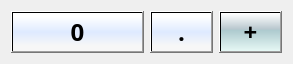
   <widget class="QWidget" name="">
    <property name="enabled">
     <bool>true</bool>
    </property>
    <property name="geometry">
     <rect>
      <x>20</x>
      <y>370</y>
      <width>274</width>
      <height>44</height>
     </rect>
    </property>
    <layout class="QHBoxLayout" name="horizontalLayout_6">
     <item>
      <widget class="QPushButton" name="num0">
       <property name="enabled">
        <bool>true</bool>
       </property>
       <property name="sizePolicy">
        <sizepolicy hsizetype="Minimum" vsizetype="Minimum">
         <horstretch>0</horstretch>
         <verstretch>0</verstretch>
        </sizepolicy>
       </property>
       <property name="minimumSize">
        <size>
         <width>133</width>
         <height>42</height>
        </size>
       </property>
       <property name="maximumSize">
        <size>
         <width>133</width>
         <height>42</height>
        </size>
       </property>
       <property name="palette">
        <palette>
         <active>
          <colorrole role="Button">
           <brush brushstyle="LinearGradientPattern">
            <gradient startx="0.000000000000000" starty="0.000000000000000" endx="0.000000000000000" endy="1.000000000000000" type="LinearGradient" spread="PadSpread" coordinatemode="ObjectBoundingMode">
             <gradientstop position="0.000000000000000">
              <color alpha="255">
               <red>255</red>
               <green>255</green>
               <blue>255</blue>
              </color>
             </gradientstop>
             <gradientstop position="0.090395500000000">
              <color alpha="255">
               <red>255</red>
               <green>255</green>
               <blue>255</blue>
              </color>
             </gradientstop>
             <gradientstop position="0.502825000000000">
              <color alpha="255">
               <red>222</red>
               <green>234</green>
               <blue>255</blue>
              </color>
             </gradientstop>
             <gradientstop position="0.864407000000000">
              <color alpha="255">
               <red>247</red>
               <green>247</green>
               <blue>247</blue>
              </color>
             </gradientstop>
            </gradient>
           </brush>
          </colorrole>
          <colorrole role="Base">
           <brush brushstyle="LinearGradientPattern">
            <gradient startx="0.000000000000000" starty="0.000000000000000" endx="0.000000000000000" endy="1.000000000000000" type="LinearGradient" spread="PadSpread" coordinatemode="ObjectBoundingMode">
             <gradientstop position="0.000000000000000">
              <color alpha="255">
               <red>255</red>
               <green>255</green>
               <blue>255</blue>
              </color>
             </gradientstop>
             <gradientstop position="0.090395500000000">
              <color alpha="255">
               <red>255</red>
               <green>255</green>
               <blue>255</blue>
              </color>
             </gradientstop>
             <gradientstop position="0.502825000000000">
              <color alpha="255">
               <red>222</red>
               <green>234</green>
               <blue>255</blue>
              </color>
             </gradientstop>
             <gradientstop position="0.864407000000000">
              <color alpha="255">
               <red>247</red>
               <green>247</green>
               <blue>247</blue>
              </color>
             </gradientstop>
            </gradient>
           </brush>
          </colorrole>
          <colorrole role="Window">
           <brush brushstyle="LinearGradientPattern">
            <gradient startx="0.000000000000000" starty="0.000000000000000" endx="0.000000000000000" endy="1.000000000000000" type="LinearGradient" spread="PadSpread" coordinatemode="ObjectBoundingMode">
             <gradientstop position="0.000000000000000">
              <color alpha="255">
               <red>255</red>
               <green>255</green>
               <blue>255</blue>
              </color>
             </gradientstop>
             <gradientstop position="0.090395500000000">
              <color alpha="255">
               <red>255</red>
               <green>255</green>
               <blue>255</blue>
              </color>
             </gradientstop>
             <gradientstop position="0.502825000000000">
              <color alpha="255">
               <red>222</red>
               <green>234</green>
               <blue>255</blue>
              </color>
             </gradientstop>
             <gradientstop position="0.864407000000000">
              <color alpha="255">
               <red>247</red>
               <green>247</green>
               <blue>247</blue>
              </color>
             </gradientstop>
            </gradient>
           </brush>
          </colorrole>
         </active>
         <inactive>
          <colorrole role="Button">
           <brush brushstyle="LinearGradientPattern">
            <gradient startx="0.000000000000000" starty="0.000000000000000" endx="0.000000000000000" endy="1.000000000000000" type="LinearGradient" spread="PadSpread" coordinatemode="ObjectBoundingMode">
             <gradientstop position="0.000000000000000">
              <color alpha="255">
               <red>255</red>
               <green>255</green>
               <blue>255</blue>
              </color>
             </gradientstop>
             <gradientstop position="0.090395500000000">
              <color alpha="255">
               <red>255</red>
               <green>255</green>
               <blue>255</blue>
              </color>
             </gradientstop>
             <gradientstop position="0.502825000000000">
              <color alpha="255">
               <red>222</red>
               <green>234</green>
               <blue>255</blue>
              </color>
             </gradientstop>
             <gradientstop position="0.864407000000000">
              <color alpha="255">
               <red>247</red>
               <green>247</green>
               <blue>247</blue>
              </color>
             </gradientstop>
            </gradient>
           </brush>
          </colorrole>
          <colorrole role="Base">
           <brush brushstyle="LinearGradientPattern">
            <gradient startx="0.000000000000000" starty="0.000000000000000" endx="0.000000000000000" endy="1.000000000000000" type="LinearGradient" spread="PadSpread" coordinatemode="ObjectBoundingMode">
             <gradientstop position="0.000000000000000">
              <color alpha="255">
               <red>255</red>
               <green>255</green>
               <blue>255</blue>
              </color>
             </gradientstop>
             <gradientstop position="0.090395500000000">
              <color alpha="255">
               <red>255</red>
               <green>255</green>
               <blue>255</blue>
              </color>
             </gradientstop>
             <gradientstop position="0.502825000000000">
              <color alpha="255">
               <red>222</red>
               <green>234</green>
               <blue>255</blue>
              </color>
             </gradientstop>
             <gradientstop position="0.864407000000000">
              <color alpha="255">
               <red>247</red>
               <green>247</green>
               <blue>247</blue>
              </color>
             </gradientstop>
            </gradient>
           </brush>
          </colorrole>
          <colorrole role="Window">
           <brush brushstyle="LinearGradientPattern">
            <gradient startx="0.000000000000000" starty="0.000000000000000" endx="0.000000000000000" endy="1.000000000000000" type="LinearGradient" spread="PadSpread" coordinatemode="ObjectBoundingMode">
             <gradientstop position="0.000000000000000">
              <color alpha="255">
               <red>255</red>
               <green>255</green>
               <blue>255</blue>
              </color>
             </gradientstop>
             <gradientstop position="0.090395500000000">
              <color alpha="255">
               <red>255</red>
               <green>255</green>
               <blue>255</blue>
              </color>
             </gradientstop>
             <gradientstop position="0.502825000000000">
              <color alpha="255">
               <red>222</red>
               <green>234</green>
               <blue>255</blue>
              </color>
             </gradientstop>
             <gradientstop position="0.864407000000000">
              <color alpha="255">
               <red>247</red>
               <green>247</green>
               <blue>247</blue>
              </color>
             </gradientstop>
            </gradient>
           </brush>
          </colorrole>
         </inactive>
         <disabled>
          <colorrole role="Button">
           <brush brushstyle="LinearGradientPattern">
            <gradient startx="0.000000000000000" starty="0.000000000000000" endx="0.000000000000000" endy="1.000000000000000" type="LinearGradient" spread="PadSpread" coordinatemode="ObjectBoundingMode">
             <gradientstop position="0.000000000000000">
              <color alpha="255">
               <red>255</red>
               <green>255</green>
               <blue>255</blue>
              </color>
             </gradientstop>
             <gradientstop position="0.090395500000000">
              <color alpha="255">
               <red>255</red>
               <green>255</green>
               <blue>255</blue>
              </color>
             </gradientstop>
             <gradientstop position="0.502825000000000">
              <color alpha="255">
               <red>222</red>
               <green>234</green>
               <blue>255</blue>
              </color>
             </gradientstop>
             <gradientstop position="0.864407000000000">
              <color alpha="255">
               <red>247</red>
               <green>247</green>
               <blue>247</blue>
              </color>
             </gradientstop>
            </gradient>
           </brush>
          </colorrole>
          <colorrole role="Base">
           <brush brushstyle="LinearGradientPattern">
            <gradient startx="0.000000000000000" starty="0.000000000000000" endx="0.000000000000000" endy="1.000000000000000" type="LinearGradient" spread="PadSpread" coordinatemode="ObjectBoundingMode">
             <gradientstop position="0.000000000000000">
              <color alpha="255">
               <red>255</red>
               <green>255</green>
               <blue>255</blue>
              </color>
             </gradientstop>
             <gradientstop position="0.090395500000000">
              <color alpha="255">
               <red>255</red>
               <green>255</green>
               <blue>255</blue>
              </color>
             </gradientstop>
             <gradientstop position="0.502825000000000">
              <color alpha="255">
               <red>222</red>
               <green>234</green>
               <blue>255</blue>
              </color>
             </gradientstop>
             <gradientstop position="0.864407000000000">
              <color alpha="255">
               <red>247</red>
               <green>247</green>
               <blue>247</blue>
              </color>
             </gradientstop>
            </gradient>
           </brush>
          </colorrole>
          <colorrole role="Window">
           <brush brushstyle="LinearGradientPattern">
            <gradient startx="0.000000000000000" starty="0.000000000000000" endx="0.000000000000000" endy="1.000000000000000" type="LinearGradient" spread="PadSpread" coordinatemode="ObjectBoundingMode">
             <gradientstop position="0.000000000000000">
              <color alpha="255">
               <red>255</red>
               <green>255</green>
               <blue>255</blue>
              </color>
             </gradientstop>
             <gradientstop position="0.090395500000000">
              <color alpha="255">
               <red>255</red>
               <green>255</green>
               <blue>255</blue>
              </color>
             </gradientstop>
             <gradientstop position="0.502825000000000">
              <color alpha="255">
               <red>222</red>
               <green>234</green>
               <blue>255</blue>
              </color>
             </gradientstop>
             <gradientstop position="0.864407000000000">
              <color alpha="255">
               <red>247</red>
               <green>247</green>
               <blue>247</blue>
              </color>
             </gradientstop>
            </gradient>
           </brush>
          </colorrole>
         </disabled>
        </palette>
       </property>
       <property name="font">
        <font>
         <family>Adobe Arabic</family>
         <pointsize>18</pointsize>
         <weight>75</weight>
         <bold>true</bold>
        </font>
       </property>
       <property name="styleSheet">
        <string notr="true">background-color: qlineargradient(spread:pad, x1:0, y1:0, x2:0, y2:1, stop:0 rgba(255, 255, 255, 255), stop:0.0903955 rgba(255, 255, 255, 255), stop:0.502825 rgba(222, 234, 255, 255), stop:0.864407 rgba(247, 247, 247, 255));



</string>
       </property>
       <property name="text">
        <string>0</string>
       </property>
       <property name="flat">
        <bool>false</bool>
       </property>
      </widget>
     </item>
     <item>
      <widget class="QPushButton" name="dot">
       <property name="enabled">
        <bool>true</bool>
       </property>
       <property name="sizePolicy">
        <sizepolicy hsizetype="Minimum" vsizetype="Minimum">
         <horstretch>0</horstretch>
         <verstretch>0</verstretch>
        </sizepolicy>
       </property>
       <property name="minimumSize">
        <size>
         <width>63</width>
         <height>42</height>
        </size>
       </property>
       <property name="maximumSize">
        <size>
         <width>63</width>
         <height>42</height>
        </size>
       </property>
       <property name="font">
        <font>
         <family>Adobe Arabic</family>
         <pointsize>18</pointsize>
         <weight>75</weight>
         <bold>true</bold>
        </font>
       </property>
       <property name="styleSheet">
        <string notr="true">background-color: qlineargradient(spread:pad, x1:0, y1:0, x2:0, y2:1, stop:0 rgba(255, 255, 255, 255), stop:0.0903955 rgba(255, 255, 255, 255), stop:0.502825 rgba(222, 234, 255, 255), stop:0.864407 rgba(247, 247, 247, 255));
</string>
       </property>
       <property name="text">
        <string>.</string>
       </property>
      </widget>
     </item>
     <item>
      <widget class="QPushButton" name="add">
       <property name="enabled">
        <bool>true</bool>
       </property>
       <property name="sizePolicy">
        <sizepolicy hsizetype="Minimum" vsizetype="Minimum">
         <horstretch>0</horstretch>
         <verstretch>0</verstretch>
        </sizepolicy>
       </property>
       <property name="minimumSize">
        <size>
         <width>63</width>
         <height>42</height>
        </size>
       </property>
       <property name="maximumSize">
        <size>
         <width>62</width>
         <height>42</height>
        </size>
       </property>
       <property name="font">
        <font>
         <family>Adobe Arabic</family>
         <pointsize>18</pointsize>
         <weight>75</weight>
         <bold>true</bold>
        </font>
       </property>
       <property name="styleSheet">
        <string notr="true">background-color: qlineargradient(spread:pad, x1:1, y1:0, x2:1, y2:1, stop:0.0169492 rgba(255, 255, 255, 255), stop:0.423729 rgba(184, 199, 206, 255), stop:0.451977 rgba(173, 202, 206, 255), stop:0.988701 rgba(229, 247, 244, 255));
</string>
       </property>
       <property name="text">
        <string>+</string>
       </property>
      </widget>
     </item>
    </layout>
   </widget>
